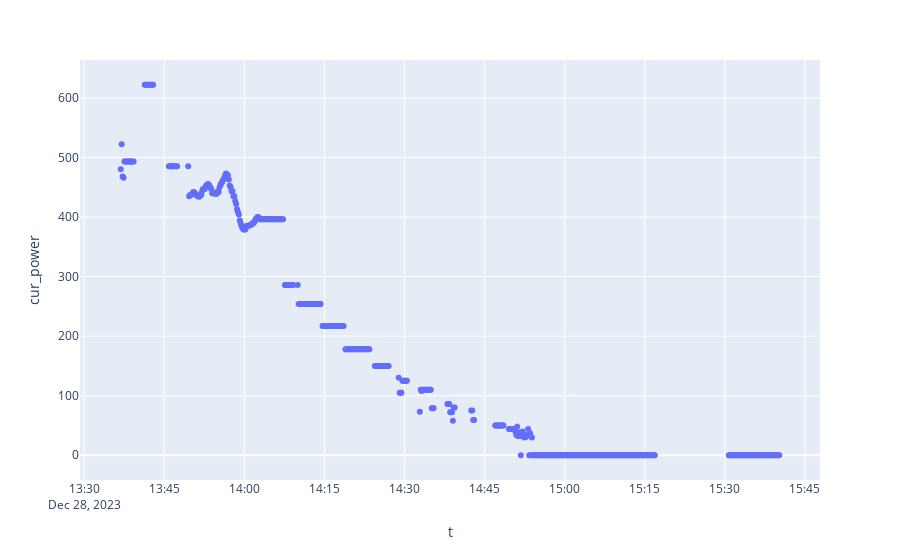
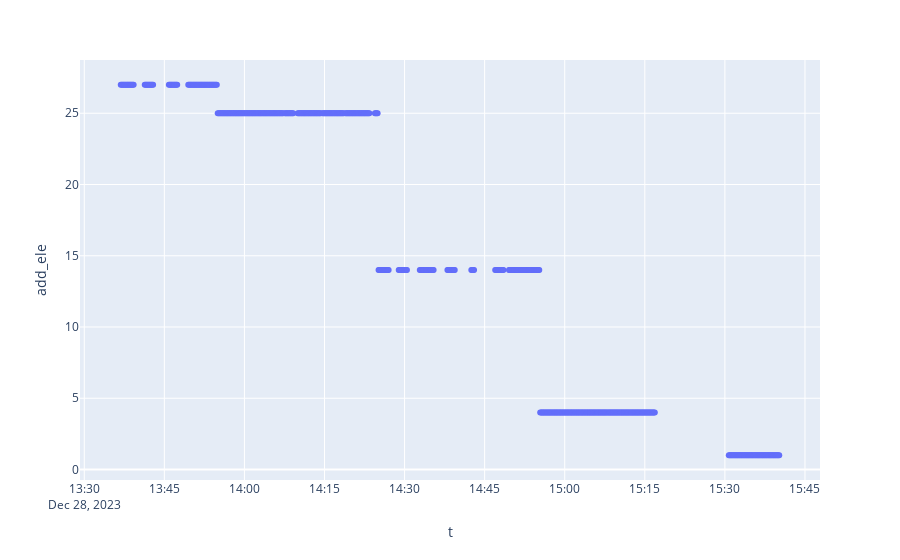

Write notebook code for charts like these, in order.
### Markdown cell above
# Basic visualisations

### Code cell
import plotly.express as px

df_online = df[df['online']]

fig = px.scatter(
    df_online,
    x='t',
    y='cur_power'
)
fig.show()

fig = px.scatter(
    df_online,
    x='t',
    y='add_ele'
)
fig.show()

### Figure 1 — Plotly figure (JSON) as saved in the notebook; plotly's stock layout.template omitted (floating-point values rounded to 4 significant figures; data arrays with more than 128 entries replaced by an {"elided": "..."} marker saying what was removed)
{"data": [{"hovertemplate": "t=%{x}<br>cur_power=%{y}<extra></extra>", "legendgroup": "", "marker": {"color": "#636efa", "symbol": "circle"}, "mode": "markers", "name": "", "orientation": "v", "showlegend": false, "type": "scatter", "x": {"elided": "507 str values"}, "xaxis": "x", "y": {"elided": "507 int values"}, "yaxis": "y"}], "layout": {"legend": {"tracegroupgap": 0}, "margin": {"t": 60}, "xaxis": {"anchor": "y", "domain": [0, 1], "title": {"text": "t"}}, "yaxis": {"anchor": "x", "domain": [0, 1], "title": {"text": "cur_power"}}}}

### Figure 2 — Plotly figure (JSON) as saved in the notebook; plotly's stock layout.template omitted (floating-point values rounded to 4 significant figures; data arrays with more than 128 entries replaced by an {"elided": "..."} marker saying what was removed)
{"data": [{"hovertemplate": "t=%{x}<br>add_ele=%{y}<extra></extra>", "legendgroup": "", "marker": {"color": "#636efa", "symbol": "circle"}, "mode": "markers", "name": "", "orientation": "v", "showlegend": false, "type": "scatter", "x": {"elided": "507 str values"}, "xaxis": "x", "y": {"elided": "507 int values"}, "yaxis": "y"}], "layout": {"legend": {"tracegroupgap": 0}, "margin": {"t": 60}, "xaxis": {"anchor": "y", "domain": [0, 1], "title": {"text": "t"}}, "yaxis": {"anchor": "x", "domain": [0, 1], "title": {"text": "add_ele"}}}}
